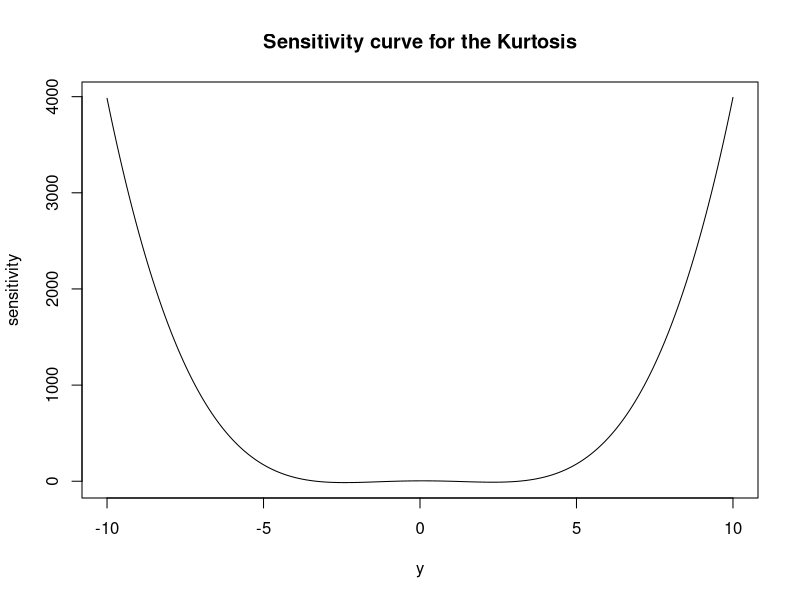

The R script that drew this image:
## ---- chunk 1
kurtosis <- function(x){((sum((x-mean(x))^4)/length(x))/(sum((x-mean(x))^2)/length(x))^2)-3}

set.seed(341)
pop <- rt(1000,10)
y <- seq(-10,10, length.out=1000)

sc = function(y.pop, y, attr) {
  N <- length(y.pop) +1
  sapply( y, function(y.new) { N*(attr(c(y.new, y.pop)) - attr(y.pop)) } )
}

plot(y, (sc(pop,y,kurtosis)), type = 'l',
     main = "Sensitivity curve for the Kurtosis",
     ylab="sensitivity")

